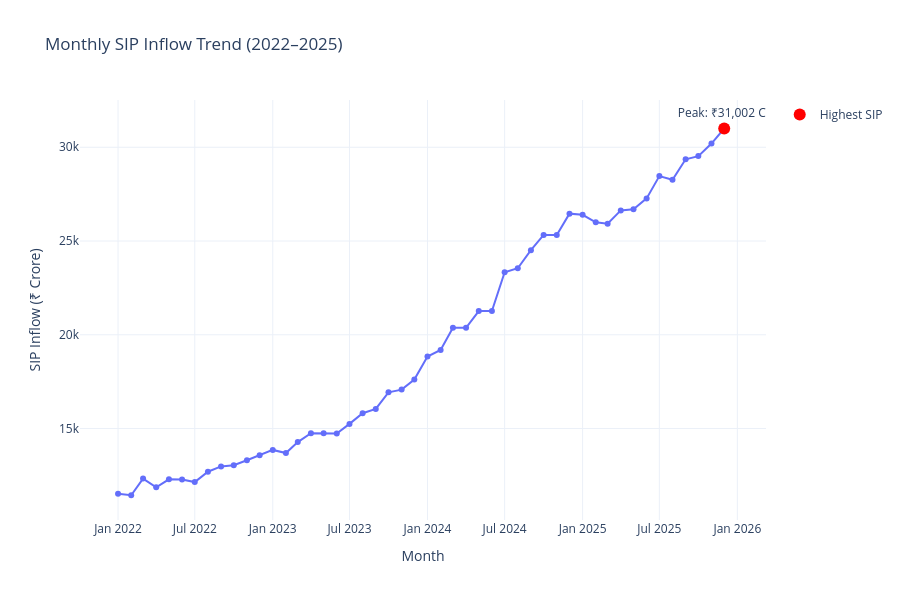

Notebook code cell kept with this figure:
### Markdown cell above
## Monthly SIP Inflow Trend (Jan 2022 – Dec 2025)

This interactive line chart shows the monthly SIP inflows into mutual funds from January 2022 to December 2025. The highest SIP inflow is highlighted to show the industry's growth.

### Code cell
import pandas as pd
import plotly.express as px

# Load dataset
sip = pd.read_csv("../data/raw/04_monthly_sip_inflows.csv")

# Convert month column to datetime
sip["month"] = pd.to_datetime(sip["month"])

# Create line chart
fig = px.line(
    sip,
    x="month",
    y="sip_inflow_crore",
    markers=True,
    title="Monthly SIP Inflow Trend (2022–2025)",
    labels={
        "month": "Month",
        "sip_inflow_crore": "SIP Inflow (₹ Crore)"
    }
)

# Find highest SIP inflow
max_row = sip.loc[sip["sip_inflow_crore"].idxmax()]

# Highlight highest value
fig.add_scatter(
    x=[max_row["month"]],
    y=[max_row["sip_inflow_crore"]],
    mode="markers+text",
    text=[f'Peak: ₹{max_row["sip_inflow_crore"]:,} Cr'],
    textposition="top center",
    marker=dict(size=12, color="red"),
    name="Highest SIP"
)

fig.update_layout(
    template="plotly_white",
    height=600
)

fig.show()

### Figure 1 — Plotly figure (JSON) as saved in the notebook; plotly's stock layout.template omitted (floating-point values rounded to 4 significant figures)
{"data": [{"hovertemplate": "Month=%{x}<br>SIP Inflow (₹ Crore)=%{y}<extra></extra>", "legendgroup": "", "line": {"color": "#636efa", "dash": "solid"}, "marker": {"symbol": "circle"}, "mode": "lines+markers", "name": "", "orientation": "v", "showlegend": false, "type": "scatter", "x": ["2022-01-01T00:00:00.000000", "2022-02-01T00:00:00.000000", "2022-03-01T00:00:00.000000", "2022-04-01T00:00:00.000000", "2022-05-01T00:00:00.000000", "2022-06-01T00:00:00.000000", "2022-07-01T00:00:00.000000", "2022-08-01T00:00:00.000000", "2022-09-01T00:00:00.000000", "2022-10-01T00:00:00.000000", "2022-11-01T00:00:00.000000", "2022-12-01T00:00:00.000000", "2023-01-01T00:00:00.000000", "2023-02-01T00:00:00.000000", "2023-03-01T00:00:00.000000", "2023-04-01T00:00:00.000000", "2023-05-01T00:00:00.000000", "2023-06-01T00:00:00.000000", "2023-07-01T00:00:00.000000", "2023-08-01T00:00:00.000000", "2023-09-01T00:00:00.000000", "2023-10-01T00:00:00.000000", "2023-11-01T00:00:00.000000", "2023-12-01T00:00:00.000000", "2024-01-01T00:00:00.000000", "2024-02-01T00:00:00.000000", "2024-03-01T00:00:00.000000", "2024-04-01T00:00:00.000000", "2024-05-01T00:00:00.000000", "2024-06-01T00:00:00.000000", "2024-07-01T00:00:00.000000", "2024-08-01T00:00:00.000000", "2024-09-01T00:00:00.000000", "2024-10-01T00:00:00.000000", "2024-11-01T00:00:00.000000", "2024-12-01T00:00:00.000000", "2025-01-01T00:00:00.000000", "2025-02-01T00:00:00.000000", "2025-03-01T00:00:00.000000", "2025-04-01T00:00:00.000000", "2025-05-01T00:00:00.000000", "2025-06-01T00:00:00.000000", "2025-07-01T00:00:00.000000", "2025-08-01T00:00:00.000000", "2025-09-01T00:00:00.000000", "2025-10-01T00:00:00.000000", "2025-11-01T00:00:00.000000", "2025-12-01T00:00:00.000000"], "xaxis": "x", "y": [11517, 11438, 12328, 11863, 12286, 12276, 12140, 12694, 12976, 13040, 13306, 13573, 13856, 13687, 14276, 14749, 14749, 14734, 15245, 15814, 16042, 16928, 17073, 17610, 18838, 19187, 20371, 20371, 21262, 21262, 23332, 23547, 24509, 25323, 25320, 26459, 26400, 25999, 25926, 26632, 26688, 27274, 28464, 28265, 29361, 29529, 30200, 31002], "yaxis": "y"}, {"marker": {"color": "red", "size": 12}, "mode": "markers+text", "name": "Highest SIP", "text": ["Peak: ₹31,002 Cr"], "textposition": "top center", "type": "scatter", "x": ["2025-12-01T00:00:00"], "y": [31002]}], "layout": {"height": 600, "legend": {"tracegroupgap": 0}, "title": {"text": "Monthly SIP Inflow Trend (2022–2025)"}, "xaxis": {"anchor": "y", "domain": [0, 1], "title": {"text": "Month"}}, "yaxis": {"anchor": "x", "domain": [0, 1], "title": {"text": "SIP Inflow (₹ Crore)"}}}}
